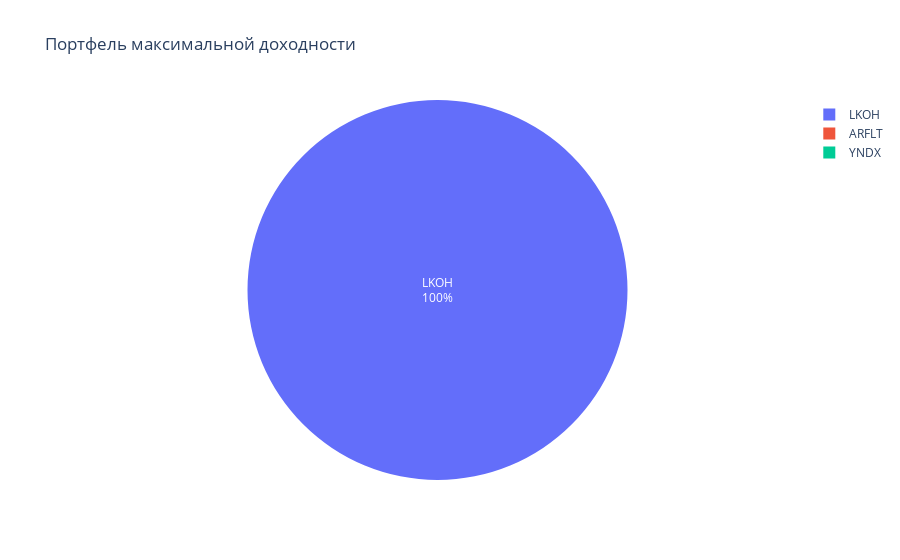

Notebook code cell kept with this figure:
### Code cell
x, r_p, sigm_p = MaximizeProfit(changes)

index = np.arange(1, len(x) + 1)

data = {
        'Акция' : df.columns, 
        'E(R)' : changes.mean(), 
        'sigma(R)' : changes.std(),
        'Вес': x
        }

params = pd.DataFrame.from_dict(data).set_index(index)

figurePie = px.pie(params, values='Вес', names='Акция', title='Портфель максимальной доходности')
figurePie.update_traces(textposition='inside', textinfo='percent+label')
figurePie.show()

print(f'Доходность: {round(r_p * 100, 2)}%\nРиск: {round(sigm_p * 100, 2)}%')
params

### Figure 1 — Plotly figure (JSON) as saved in the notebook; plotly's stock layout.template omitted (floating-point values rounded to 4 significant figures)
{"data": [{"domain": {"x": [0, 1], "y": [0, 1]}, "hovertemplate": "Акция=%{label}<br>Вес=%{value}<extra></extra>", "labels": ["LKOH", "ARFLT", "YNDX"], "legendgroup": "", "name": "", "showlegend": true, "textinfo": "percent+label", "textposition": "inside", "type": "pie", "values": [1, 0, 0]}], "layout": {"legend": {"tracegroupgap": 0}, "title": {"text": "Портфель максимальной доходности"}}}
